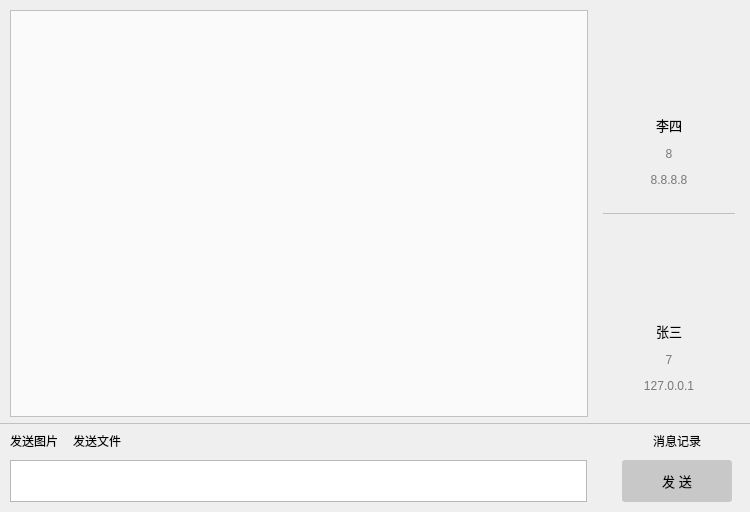
<?xml version="1.0" encoding="UTF-8"?>
<ui version="4.0">
 <class>Chat</class>
 <widget class="QWidget" name="Chat">
  <property name="geometry">
   <rect>
    <x>0</x>
    <y>0</y>
    <width>750</width>
    <height>512</height>
   </rect>
  </property>
  <property name="windowTitle">
   <string>未命名</string>
  </property>
  <property name="styleSheet">
   <string notr="true"/>
  </property>
  <layout class="QVBoxLayout" name="verticalLayout_2">
   <property name="spacing">
    <number>0</number>
   </property>
   <property name="leftMargin">
    <number>0</number>
   </property>
   <property name="topMargin">
    <number>0</number>
   </property>
   <property name="rightMargin">
    <number>0</number>
   </property>
   <property name="bottomMargin">
    <number>0</number>
   </property>
   <item>
    <widget class="QWidget" name="messageWidget" native="true">
     <property name="sizePolicy">
      <sizepolicy hsizetype="Expanding" vsizetype="Expanding">
       <horstretch>0</horstretch>
       <verstretch>0</verstretch>
      </sizepolicy>
     </property>
     <layout class="QHBoxLayout" name="horizontalLayout">
      <property name="leftMargin">
       <number>10</number>
      </property>
      <property name="topMargin">
       <number>10</number>
      </property>
      <property name="rightMargin">
       <number>6</number>
      </property>
      <property name="bottomMargin">
       <number>6</number>
      </property>
      <item>
       <widget class="QTextBrowser" name="winMsg">
        <property name="sizePolicy">
         <sizepolicy hsizetype="Expanding" vsizetype="Expanding">
          <horstretch>0</horstretch>
          <verstretch>0</verstretch>
         </sizepolicy>
        </property>
        <property name="maximumSize">
         <size>
          <width>16777215</width>
          <height>16777215</height>
         </size>
        </property>
        <property name="font">
         <font>
          <family>Microsoft YaHei UI</family>
          <pointsize>10</pointsize>
          <weight>75</weight>
          <bold>true</bold>
         </font>
        </property>
        <property name="mouseTracking">
         <bool>false</bool>
        </property>
        <property name="styleSheet">
         <string notr="true">QTextBrowser {
	background-color: rgb(250, 250, 250);
}</string>
        </property>
        <property name="frameShadow">
         <enum>QFrame::Plain</enum>
        </property>
       </widget>
      </item>
      <item>
       <widget class="QWidget" name="verticalWidget" native="true">
        <property name="sizePolicy">
         <sizepolicy hsizetype="Preferred" vsizetype="Expanding">
          <horstretch>0</horstretch>
          <verstretch>0</verstretch>
         </sizepolicy>
        </property>
        <property name="minimumSize">
         <size>
          <width>150</width>
          <height>0</height>
         </size>
        </property>
        <property name="maximumSize">
         <size>
          <width>150</width>
          <height>16777215</height>
         </size>
        </property>
        <property name="layoutDirection">
         <enum>Qt::LeftToRight</enum>
        </property>
        <layout class="QVBoxLayout" name="verticalLayout">
         <property name="spacing">
          <number>1</number>
         </property>
         <item>
          <spacer name="verticalSpacer">
           <property name="orientation">
            <enum>Qt::Vertical</enum>
           </property>
           <property name="sizeType">
            <enum>QSizePolicy::Expanding</enum>
           </property>
           <property name="sizeHint" stdset="0">
            <size>
             <width>20</width>
             <height>0</height>
            </size>
           </property>
          </spacer>
         </item>
         <item>
          <widget class="QWidget" name="horizontalWidget" native="true">
           <property name="minimumSize">
            <size>
             <width>0</width>
             <height>80</height>
            </size>
           </property>
           <property name="maximumSize">
            <size>
             <width>16777215</width>
             <height>80</height>
            </size>
           </property>
           <layout class="QHBoxLayout" name="horizontalLayout_2">
            <property name="spacing">
             <number>0</number>
            </property>
            <property name="leftMargin">
             <number>0</number>
            </property>
            <property name="topMargin">
             <number>0</number>
            </property>
            <property name="rightMargin">
             <number>0</number>
            </property>
            <property name="bottomMargin">
             <number>0</number>
            </property>
            <item>
             <widget class="QLabel" name="headLabel">
              <property name="minimumSize">
               <size>
                <width>80</width>
                <height>80</height>
               </size>
              </property>
              <property name="maximumSize">
               <size>
                <width>80</width>
                <height>80</height>
               </size>
              </property>
              <property name="styleSheet">
               <string notr="true">QLabel {
	border-image: url(:/head/2.png);
}</string>
              </property>
              <property name="text">
               <string/>
              </property>
              <property name="alignment">
               <set>Qt::AlignCenter</set>
              </property>
              <property name="margin">
               <number>0</number>
              </property>
              <property name="indent">
               <number>0</number>
              </property>
             </widget>
            </item>
           </layout>
          </widget>
         </item>
         <item>
          <widget class="QLabel" name="nameLabel">
           <property name="minimumSize">
            <size>
             <width>0</width>
             <height>30</height>
            </size>
           </property>
           <property name="maximumSize">
            <size>
             <width>16777215</width>
             <height>30</height>
            </size>
           </property>
           <property name="styleSheet">
            <string notr="true">QLabel {
	font-size: 10pt;
}</string>
           </property>
           <property name="frameShape">
            <enum>QFrame::NoFrame</enum>
           </property>
           <property name="text">
            <string>李四</string>
           </property>
           <property name="textFormat">
            <enum>Qt::AutoText</enum>
           </property>
           <property name="scaledContents">
            <bool>false</bool>
           </property>
           <property name="alignment">
            <set>Qt::AlignCenter</set>
           </property>
           <property name="margin">
            <number>0</number>
           </property>
           <property name="indent">
            <number>0</number>
           </property>
          </widget>
         </item>
         <item>
          <widget class="QLabel" name="idLabel">
           <property name="minimumSize">
            <size>
             <width>0</width>
             <height>25</height>
            </size>
           </property>
           <property name="maximumSize">
            <size>
             <width>16777215</width>
             <height>25</height>
            </size>
           </property>
           <property name="styleSheet">
            <string notr="true">QLabel {
	color: rgb(120, 120, 120);
}
</string>
           </property>
           <property name="text">
            <string>8</string>
           </property>
           <property name="alignment">
            <set>Qt::AlignCenter</set>
           </property>
           <property name="margin">
            <number>0</number>
           </property>
           <property name="indent">
            <number>0</number>
           </property>
          </widget>
         </item>
         <item>
          <widget class="QLabel" name="ipLabel">
           <property name="sizePolicy">
            <sizepolicy hsizetype="Preferred" vsizetype="Preferred">
             <horstretch>0</horstretch>
             <verstretch>0</verstretch>
            </sizepolicy>
           </property>
           <property name="minimumSize">
            <size>
             <width>0</width>
             <height>25</height>
            </size>
           </property>
           <property name="maximumSize">
            <size>
             <width>16777215</width>
             <height>25</height>
            </size>
           </property>
           <property name="styleSheet">
            <string notr="true">QLabel {
	color: rgb(120, 120, 120);
}
</string>
           </property>
           <property name="text">
            <string>8.8.8.8</string>
           </property>
           <property name="alignment">
            <set>Qt::AlignCenter</set>
           </property>
           <property name="margin">
            <number>0</number>
           </property>
           <property name="indent">
            <number>0</number>
           </property>
          </widget>
         </item>
         <item>
          <spacer name="verticalSpacer_2">
           <property name="orientation">
            <enum>Qt::Vertical</enum>
           </property>
           <property name="sizeType">
            <enum>QSizePolicy::Preferred</enum>
           </property>
           <property name="sizeHint" stdset="0">
            <size>
             <width>20</width>
             <height>20</height>
            </size>
           </property>
          </spacer>
         </item>
         <item>
          <widget class="QLabel" name="label_2">
           <property name="minimumSize">
            <size>
             <width>0</width>
             <height>1</height>
            </size>
           </property>
           <property name="maximumSize">
            <size>
             <width>16777215</width>
             <height>1</height>
            </size>
           </property>
           <property name="styleSheet">
            <string notr="true">border-top: 1px solid rgba(0, 0, 0, 50);</string>
           </property>
           <property name="text">
            <string/>
           </property>
          </widget>
         </item>
         <item>
          <spacer name="verticalSpacer_4">
           <property name="orientation">
            <enum>Qt::Vertical</enum>
           </property>
           <property name="sizeType">
            <enum>QSizePolicy::Preferred</enum>
           </property>
           <property name="sizeHint" stdset="0">
            <size>
             <width>20</width>
             <height>20</height>
            </size>
           </property>
          </spacer>
         </item>
         <item>
          <widget class="QWidget" name="horizontalWidget_2" native="true">
           <property name="minimumSize">
            <size>
             <width>0</width>
             <height>80</height>
            </size>
           </property>
           <property name="maximumSize">
            <size>
             <width>16777215</width>
             <height>80</height>
            </size>
           </property>
           <layout class="QHBoxLayout" name="horizontalLayout_3">
            <property name="spacing">
             <number>0</number>
            </property>
            <property name="leftMargin">
             <number>0</number>
            </property>
            <property name="topMargin">
             <number>0</number>
            </property>
            <property name="rightMargin">
             <number>0</number>
            </property>
            <property name="bottomMargin">
             <number>0</number>
            </property>
            <item>
             <widget class="QLabel" name="myHeadLabel">
              <property name="minimumSize">
               <size>
                <width>80</width>
                <height>80</height>
               </size>
              </property>
              <property name="maximumSize">
               <size>
                <width>80</width>
                <height>80</height>
               </size>
              </property>
              <property name="styleSheet">
               <string notr="true">QLabel {
	border-image: url(:/head/1.png);
}</string>
              </property>
              <property name="text">
               <string/>
              </property>
              <property name="alignment">
               <set>Qt::AlignCenter</set>
              </property>
              <property name="margin">
               <number>0</number>
              </property>
              <property name="indent">
               <number>0</number>
              </property>
             </widget>
            </item>
           </layout>
          </widget>
         </item>
         <item>
          <widget class="QLabel" name="myNameLabel">
           <property name="minimumSize">
            <size>
             <width>0</width>
             <height>30</height>
            </size>
           </property>
           <property name="maximumSize">
            <size>
             <width>16777215</width>
             <height>30</height>
            </size>
           </property>
           <property name="styleSheet">
            <string notr="true">QLabel {
	font-size: 10pt;
}</string>
           </property>
           <property name="frameShape">
            <enum>QFrame::NoFrame</enum>
           </property>
           <property name="text">
            <string>张三</string>
           </property>
           <property name="textFormat">
            <enum>Qt::AutoText</enum>
           </property>
           <property name="scaledContents">
            <bool>false</bool>
           </property>
           <property name="alignment">
            <set>Qt::AlignCenter</set>
           </property>
           <property name="margin">
            <number>0</number>
           </property>
           <property name="indent">
            <number>0</number>
           </property>
          </widget>
         </item>
         <item>
          <widget class="QLabel" name="myIdLabel">
           <property name="minimumSize">
            <size>
             <width>0</width>
             <height>25</height>
            </size>
           </property>
           <property name="maximumSize">
            <size>
             <width>16777215</width>
             <height>25</height>
            </size>
           </property>
           <property name="styleSheet">
            <string notr="true">QLabel {
	color: rgb(120, 120, 120);
}
</string>
           </property>
           <property name="text">
            <string>7</string>
           </property>
           <property name="alignment">
            <set>Qt::AlignCenter</set>
           </property>
           <property name="margin">
            <number>0</number>
           </property>
           <property name="indent">
            <number>0</number>
           </property>
          </widget>
         </item>
         <item>
          <widget class="QLabel" name="myIpLabel">
           <property name="sizePolicy">
            <sizepolicy hsizetype="Preferred" vsizetype="Preferred">
             <horstretch>0</horstretch>
             <verstretch>0</verstretch>
            </sizepolicy>
           </property>
           <property name="minimumSize">
            <size>
             <width>0</width>
             <height>25</height>
            </size>
           </property>
           <property name="maximumSize">
            <size>
             <width>16777215</width>
             <height>25</height>
            </size>
           </property>
           <property name="styleSheet">
            <string notr="true">QLabel {
	color: rgb(120, 120, 120);
}
</string>
           </property>
           <property name="text">
            <string>127.0.0.1</string>
           </property>
           <property name="alignment">
            <set>Qt::AlignCenter</set>
           </property>
           <property name="margin">
            <number>0</number>
           </property>
           <property name="indent">
            <number>0</number>
           </property>
          </widget>
         </item>
         <item>
          <spacer name="verticalSpacer_3">
           <property name="orientation">
            <enum>Qt::Vertical</enum>
           </property>
           <property name="sizeType">
            <enum>QSizePolicy::Expanding</enum>
           </property>
           <property name="sizeHint" stdset="0">
            <size>
             <width>20</width>
             <height>0</height>
            </size>
           </property>
          </spacer>
         </item>
        </layout>
       </widget>
      </item>
     </layout>
    </widget>
   </item>
   <item>
    <widget class="QLabel" name="label_5">
     <property name="sizePolicy">
      <sizepolicy hsizetype="Expanding" vsizetype="Preferred">
       <horstretch>0</horstretch>
       <verstretch>0</verstretch>
      </sizepolicy>
     </property>
     <property name="minimumSize">
      <size>
       <width>0</width>
       <height>1</height>
      </size>
     </property>
     <property name="maximumSize">
      <size>
       <width>16777215</width>
       <height>1</height>
      </size>
     </property>
     <property name="sizeIncrement">
      <size>
       <width>0</width>
       <height>0</height>
      </size>
     </property>
     <property name="styleSheet">
      <string notr="true">border-top: 1px solid rgba(0, 0, 0, 50);</string>
     </property>
     <property name="text">
      <string>0</string>
     </property>
    </widget>
   </item>
   <item>
    <widget class="QWidget" name="iconWidget" native="true">
     <property name="sizePolicy">
      <sizepolicy hsizetype="Expanding" vsizetype="Preferred">
       <horstretch>0</horstretch>
       <verstretch>0</verstretch>
      </sizepolicy>
     </property>
     <property name="minimumSize">
      <size>
       <width>0</width>
       <height>30</height>
      </size>
     </property>
     <property name="maximumSize">
      <size>
       <width>16777215</width>
       <height>30</height>
      </size>
     </property>
     <property name="styleSheet">
      <string notr="true"/>
     </property>
     <layout class="QHBoxLayout" name="horizontalLayout_5">
      <property name="spacing">
       <number>15</number>
      </property>
      <property name="leftMargin">
       <number>10</number>
      </property>
      <property name="topMargin">
       <number>3</number>
      </property>
      <property name="rightMargin">
       <number>18</number>
      </property>
      <property name="bottomMargin">
       <number>0</number>
      </property>
      <item>
       <widget class="QPushButton" name="pictureButton">
        <property name="minimumSize">
         <size>
          <width>0</width>
          <height>28</height>
         </size>
        </property>
        <property name="maximumSize">
         <size>
          <width>16777215</width>
          <height>28</height>
         </size>
        </property>
        <property name="styleSheet">
         <string notr="true">QPushButton#pictureButton {
	border-radius: 3px;
}

QPushButton#pictureButton:hover {
	background-color: rgb(215, 215, 215);
	border-radius: 3px;
}

QPushButton#pictureButton:pressed {
	background-color: rgb(190, 190, 190);
	border-radius: 3px;
}</string>
        </property>
        <property name="text">
         <string>发送图片</string>
        </property>
       </widget>
      </item>
      <item>
       <widget class="QPushButton" name="fileButton">
        <property name="minimumSize">
         <size>
          <width>0</width>
          <height>28</height>
         </size>
        </property>
        <property name="maximumSize">
         <size>
          <width>16777215</width>
          <height>28</height>
         </size>
        </property>
        <property name="styleSheet">
         <string notr="true">QPushButton#fileButton {
	border-radius: 3px;
}

QPushButton#fileButton:hover {
	background-color: rgb(215, 215, 215);
	border-radius: 3px;
}

QPushButton#fileButton:pressed {
	background-color: rgb(190, 190, 190);
	border-radius: 3px;
}</string>
        </property>
        <property name="text">
         <string>发送文件</string>
        </property>
       </widget>
      </item>
      <item>
       <spacer name="horizontalSpacer">
        <property name="orientation">
         <enum>Qt::Horizontal</enum>
        </property>
        <property name="sizeHint" stdset="0">
         <size>
          <width>40</width>
          <height>20</height>
         </size>
        </property>
       </spacer>
      </item>
      <item>
       <widget class="QPushButton" name="toolButton">
        <property name="enabled">
         <bool>true</bool>
        </property>
        <property name="sizePolicy">
         <sizepolicy hsizetype="Preferred" vsizetype="Preferred">
          <horstretch>0</horstretch>
          <verstretch>0</verstretch>
         </sizepolicy>
        </property>
        <property name="minimumSize">
         <size>
          <width>110</width>
          <height>28</height>
         </size>
        </property>
        <property name="maximumSize">
         <size>
          <width>110</width>
          <height>28</height>
         </size>
        </property>
        <property name="autoFillBackground">
         <bool>false</bool>
        </property>
        <property name="styleSheet">
         <string notr="true">QPushButton#toolButton {
	border-radius: 3px;
}

QPushButton#toolButton:hover {
	background-color: rgb(215, 215, 215);
	border-radius: 3px;
}

QPushButton#toolButton:pressed {
	background-color: rgb(190, 190, 190);
	border-radius: 3px;
}</string>
        </property>
        <property name="text">
         <string>消息记录</string>
        </property>
        <property name="autoDefault">
         <bool>true</bool>
        </property>
        <property name="default">
         <bool>true</bool>
        </property>
        <property name="flat">
         <bool>false</bool>
        </property>
       </widget>
      </item>
     </layout>
    </widget>
   </item>
   <item>
    <widget class="QWidget" name="sendWidget" native="true">
     <property name="sizePolicy">
      <sizepolicy hsizetype="Expanding" vsizetype="Preferred">
       <horstretch>0</horstretch>
       <verstretch>0</verstretch>
      </sizepolicy>
     </property>
     <property name="styleSheet">
      <string notr="true"/>
     </property>
     <layout class="QHBoxLayout" name="horizontalLayout_4">
      <property name="spacing">
       <number>35</number>
      </property>
      <property name="leftMargin">
       <number>10</number>
      </property>
      <property name="topMargin">
       <number>6</number>
      </property>
      <property name="rightMargin">
       <number>18</number>
      </property>
      <property name="bottomMargin">
       <number>10</number>
      </property>
      <item>
       <widget class="QPlainTextEdit" name="msgInput">
        <property name="sizePolicy">
         <sizepolicy hsizetype="Expanding" vsizetype="Preferred">
          <horstretch>0</horstretch>
          <verstretch>0</verstretch>
         </sizepolicy>
        </property>
        <property name="minimumSize">
         <size>
          <width>0</width>
          <height>42</height>
         </size>
        </property>
        <property name="maximumSize">
         <size>
          <width>16777215</width>
          <height>42</height>
         </size>
        </property>
        <property name="tabletTracking">
         <bool>false</bool>
        </property>
        <property name="styleSheet">
         <string notr="true">QPlainTetEdit {
	background-color: rgb(250, 250, 250);
	font-size: 10pt;
}</string>
        </property>
        <property name="locale">
         <locale language="Chinese" country="China"/>
        </property>
        <property name="frameShape">
         <enum>QFrame::StyledPanel</enum>
        </property>
        <property name="plainText">
         <string/>
        </property>
        <property name="placeholderText">
         <string>在此输入消息</string>
        </property>
       </widget>
      </item>
      <item>
       <widget class="QPushButton" name="sendButton">
        <property name="enabled">
         <bool>true</bool>
        </property>
        <property name="sizePolicy">
         <sizepolicy hsizetype="Preferred" vsizetype="Preferred">
          <horstretch>0</horstretch>
          <verstretch>0</verstretch>
         </sizepolicy>
        </property>
        <property name="minimumSize">
         <size>
          <width>110</width>
          <height>42</height>
         </size>
        </property>
        <property name="maximumSize">
         <size>
          <width>110</width>
          <height>42</height>
         </size>
        </property>
        <property name="autoFillBackground">
         <bool>false</bool>
        </property>
        <property name="styleSheet">
         <string notr="true">QPushButton#sendButton {
	font-size: 10pt;
	background-color: rgb(200, 200, 200);
	border-radius: 3px;
}

QPushButton#sendButton:hover {
	background-color: rgb(170, 170, 170);
	border-radius: 3px;
}

QPushButton#sendButton:pressed {
	background-color: rgb(150, 150, 150);
	border-radius: 3px;
}</string>
        </property>
        <property name="text">
         <string>发 送</string>
        </property>
        <property name="autoDefault">
         <bool>true</bool>
        </property>
        <property name="default">
         <bool>true</bool>
        </property>
        <property name="flat">
         <bool>false</bool>
        </property>
       </widget>
      </item>
     </layout>
    </widget>
   </item>
  </layout>
 </widget>
 <tabstops>
  <tabstop>msgInput</tabstop>
  <tabstop>sendButton</tabstop>
  <tabstop>winMsg</tabstop>
 </tabstops>
 <resources/>
 <connections/>
</ui>
